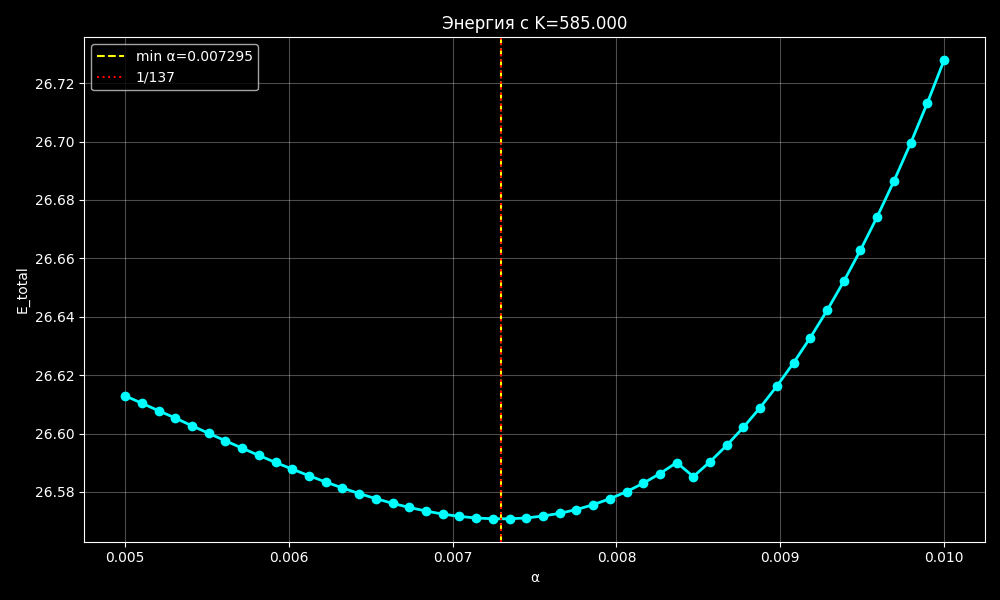

The Python source for this figure:
import numpy as np
from scipy.integrate import solve_ivp, cumulative_trapezoid
from scipy.optimize import root_scalar
from scipy.interpolate import UnivariateSpline
import matplotlib.pyplot as plt
from multiprocessing import Pool, cpu_count
import pickle
import os

# =========================
# ГЛОБАЛЬНЫЕ ПАРАМЕТРЫ
# =========================
r_min = 1e-4
r_max = 20.0
N = 1200
r_eval = np.linspace(r_min, r_max, N)
alpha_exp = 0.0072973525693
CACHE_FILE = 'integral_cache.pkl'

def make_ode(alpha):
    def ode(r, y):
        f, df = y
        r2 = r*r + 1e-12
        sinf = np.sin(f)
        cosf = np.cos(f)
        sin2f = np.sin(2*f)
        sinf2 = sinf**2

        A = 1 + 2 * sinf2 / r2
        B = 2/r + 2 * sin2f / r2
        dA_dr = (4*sinf*cosf*df)/r2 - (4*sinf2)/(r*r2)

        rhs = (sin2f / r2
               + sin2f * (df**2) / r2
               - (sinf2 * sin2f) / (r2*r2)
               + alpha * sinf)

        ddf = (rhs - B*df - dA_dr*df) / A
        return [df, ddf]
    return ode

def shoot(alpha, s):
    sol = solve_ivp(
        make_ode(alpha),
        [r_min, r_max],
        [np.pi, s],
        t_eval=[r_max],
        rtol=1e-4, atol=1e-6,
        method='LSODA'
    )
    if not sol.success:
        return 1e3
    return sol.y[0, -1]

def find_s(alpha):
    brackets = [(-50, -1e-3), (-100, -1), (-10, -0.1)]
    for br in brackets:
        try:
            res = root_scalar(
                lambda s: shoot(alpha, s),
                bracket=br,
                method='bisect',
                xtol=1e-3,
                maxiter=50
            )
            if res.converged:
                return res.root
        except:
            continue
    raise RuntimeError(f"Не удалось найти s для α={alpha}")

def solve_profile(alpha):
    s = find_s(alpha)
    sol = solve_ivp(
        make_ode(alpha),
        [r_min, r_max],
        [np.pi, s],
        t_eval=r_eval,
        rtol=1e-4, atol=1e-6,
        method='LSODA'
    )
    if not sol.success:
        raise RuntimeError("Профиль не сошёлся")
    return sol.t, sol.y[0], sol.y[1]

def compute_integrals(r, f, df):
    sinf = np.sin(f)
    r2 = r*r
    I2 = np.trapezoid((df**2 + 2*sinf**2/r2) * r2, r)
    I4 = np.trapezoid(
        (2*sinf**2 * df**2 / r2 + sinf**4 / (r2*r2)) * r2, r
    )
    I0 = np.trapezoid((1 - np.cos(f)) * r2, r)
    return I2, I4, I0

def find_kcrit(I2, I4, I0, alpha):
    def func(k):
        return I2 - k*I4 + 3*alpha*I0
    res = root_scalar(func, bracket=[1.0, 10.0], method='bisect')
    return res.root

def solve_poisson(r, f, df, alpha):
    sinf = np.sin(f)
    r2 = r*r
    j0_top = np.where(r > 1e-4, (sinf**2 * df) / (2 * np.pi**2 * r2), 0)
    e_charge = np.sqrt(4 * np.pi * alpha)
    j0 = e_charge * j0_top
    rhs = -j0 * r2
    I1 = cumulative_trapezoid(rhs, r, initial=0)
    dA_dr = I1 / r2
    dA_dr[0] = 0
    E_em = 2 * np.pi * np.trapezoid(dA_dr**2 * r2, r)
    return E_em

def compute_one(alpha):
    try:
        r, f, df = solve_profile(alpha)
        I2, I4, I0 = compute_integrals(r, f, df)
        k = find_kcrit(I2, I4, I0, alpha)
        E_core = I2 + k*I4 + 3*alpha*I0
        E_em_base = solve_poisson(r, f, df, alpha)
        return alpha, E_core, E_em_base, I2, I4, I0, k
    except Exception as e:
        print(f"Ошибка для α={alpha:.6f}: {e}")
        return None

def compute_all_profiles(alpha_vals):
    cache = {}
    if os.path.exists(CACHE_FILE):
        with open(CACHE_FILE, 'rb') as f:
            cache = pickle.load(f)

    to_compute = [a for a in alpha_vals if a not in cache]
    if to_compute:
        print(f"Вычисление {len(to_compute)} новых α...")
        with Pool(processes=cpu_count()) as pool:
            results = pool.map(compute_one, to_compute)
        for res in results:
            if res is not None:
                a, E_core, E_em_base, *_ = res
                cache[a] = (E_core, E_em_base)
        with open(CACHE_FILE, 'wb') as f:
            pickle.dump(cache, f)
    else:
        print("Все данные загружены из кэша.")

    data = {}
    for a in alpha_vals:
        if a in cache:
            data[a] = cache[a]
    return data

def total_energy(alpha, K, data):
    E_core, E_em_base = data[alpha]
    return E_core + K * E_em_base

def find_min_alpha(K, alpha_vals, data):
    alphas = []
    energies = []
    for a in alpha_vals:
        if a in data:
            alphas.append(a)
            energies.append(total_energy(a, K, data))
    alphas = np.array(alphas)
    energies = np.array(energies)
    # Используем сплайн 3-й степени
    spline = UnivariateSpline(alphas, energies, k=3, s=0)
    alpha_fine = np.linspace(alphas.min(), alphas.max(), 500)
    E_fine = spline(alpha_fine)
    return alpha_fine[np.argmin(E_fine)]

if __name__ == "__main__":
    # Густая сетка α
    alpha_vals = np.linspace(0.005, 0.010, 50)

    print("Шаг 1: Вычисление профилей и интегралов...")
    data = compute_all_profiles(alpha_vals)

    # Уточнённый диапазон K
    K_candidates = np.linspace(585, 595, 41)  # шаг ~0.25
    best_K = None
    best_diff = np.inf
    best_alpha_min = None

    print("Шаг 2: Подбор K в диапазоне [585, 595]...")
    for K in K_candidates:
        a_min = find_min_alpha(K, alpha_vals, data)
        diff = abs(a_min - alpha_exp)
        if diff < best_diff:
            best_diff = diff
            best_K = K
            best_alpha_min = a_min

    print("\n" + "="*60)
    print(f"Оптимальное K = {best_K:.3f}")
    print(f"Минимум α = {best_alpha_min:.9f}")
    print(f"Эксперимент α = {alpha_exp:.9f}")
    print(f"Отклонение: {best_diff/alpha_exp*100:.6f}%")
    print("="*60)

    # График
    alphas = []
    energies = []
    for a in alpha_vals:
        if a in data:
            alphas.append(a)
            energies.append(total_energy(a, best_K, data))
    alphas = np.array(alphas)
    energies = np.array(energies)

    plt.style.use('dark_background')
    plt.figure(figsize=(10,6))
    plt.plot(alphas, energies, 'o-', color='cyan', lw=2)
    plt.axvline(best_alpha_min, color='yellow', linestyle='--', label=f'min α={best_alpha_min:.6f}')
    plt.axvline(alpha_exp, color='red', linestyle=':', label='1/137')
    plt.xlabel('α')
    plt.ylabel('E_total')
    plt.legend()
    plt.grid(alpha=0.3)
    plt.title(f'Энергия с K={best_K:.3f}')
    plt.tight_layout()
    plt.savefig('energy_refined.png', dpi=150)
    plt.show()
